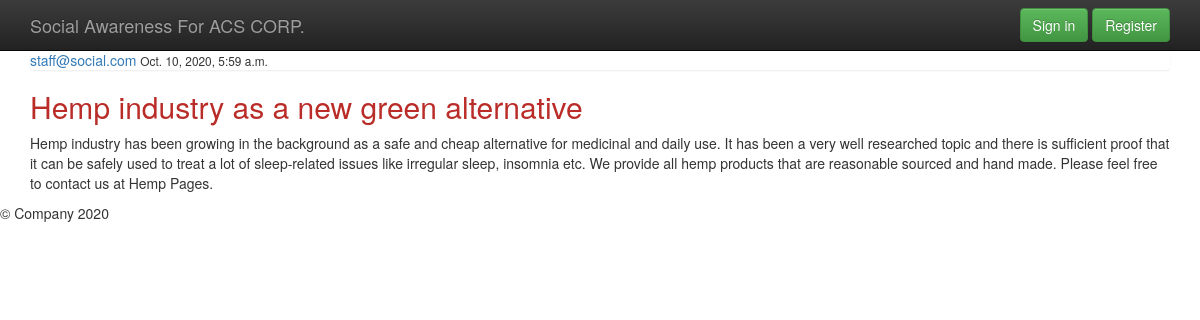
Screenshot of /post/7/ with the database file from the repository.
### socialblog/models.py (models this page shows, shortened)
class Post(models.Model):
    title = models.CharField(max_length=100)
    content = models.TextField()
    date_posted = models.DateTimeField(default=timezone.now)
    author = models.ForeignKey(User, on_delete=models.CASCADE)
    c_image = models.ImageField(null=True, blank=True, upload_to="images/" )

### socialblog/views.py (the view)
# urls.py: path('post/<int:pk>/', PostDetailView.as_view(), name='post-detail'),
class PostDetailView(DetailView):
    model = Post

### socialblog/templates/Socialblog/post_detail.html (shortened to what this page needs)
{% extends "Socialblog/base.html" %}
{% block content %}
<div class="container">
    <article>
          <div class="media-body">
           <div class="list-group">
             <a href="#">{{ object.author }}</a>
             <small>{{ object.date_posted }}</small>
           </div>
           <h2>{{ object.title }}</h2>
           <p>{{ object.content }}</p>
          </div>
    </article>
</div>
{% endblock %}

### socialblog/static/Socialblog/css/main.css (style rules this page uses)
h2,h3,h4,h5,h6 { color: #b92c28; }

### socialblog/templates/Socialblog/base.html (style rules this page uses)
body { padding-top: 50px; padding-bottom: 20px; }

### rows the page displays
Post: author "staff@social.com", date_posted "Oct. 10, 2020, 5:59 a.m.", title "Hemp industry as a new green alternative", content "Hemp industry has been growing in the background as a safe and cheap alternative for medicinal and daily use. It has been a very well researched topic and there is sufficient proof that it can be safely used to treat a lot of sleep-related issues like irregular sleep, insomnia etc. We provide all hemp products that are reasonable sourced and hand made. Please feel free to contact us at Hemp Pages."
